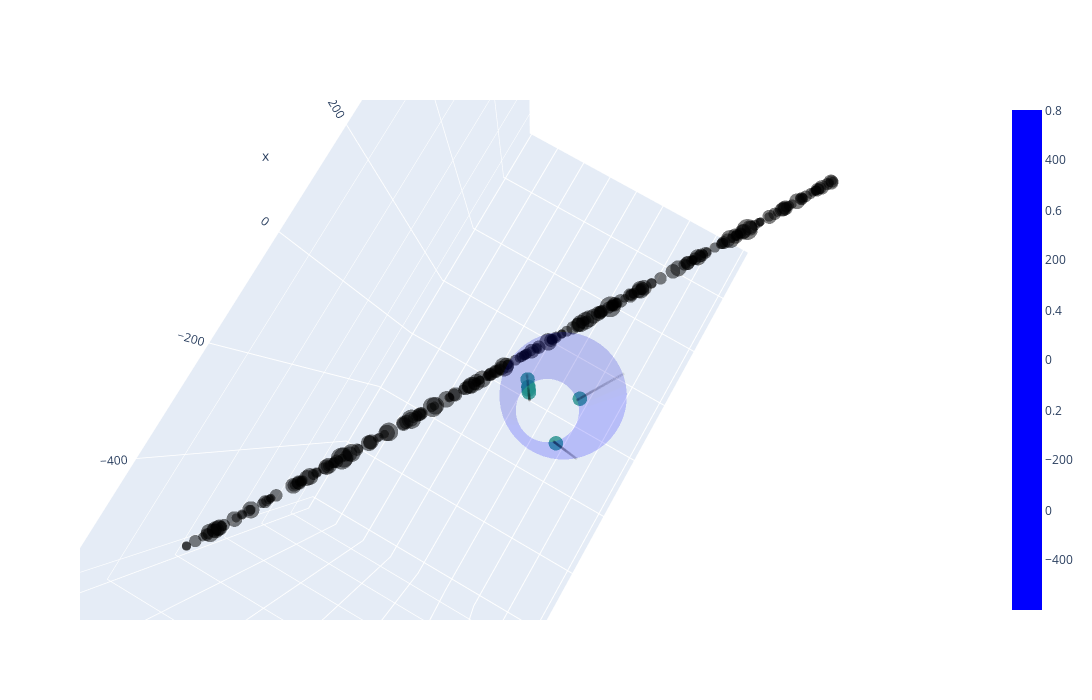
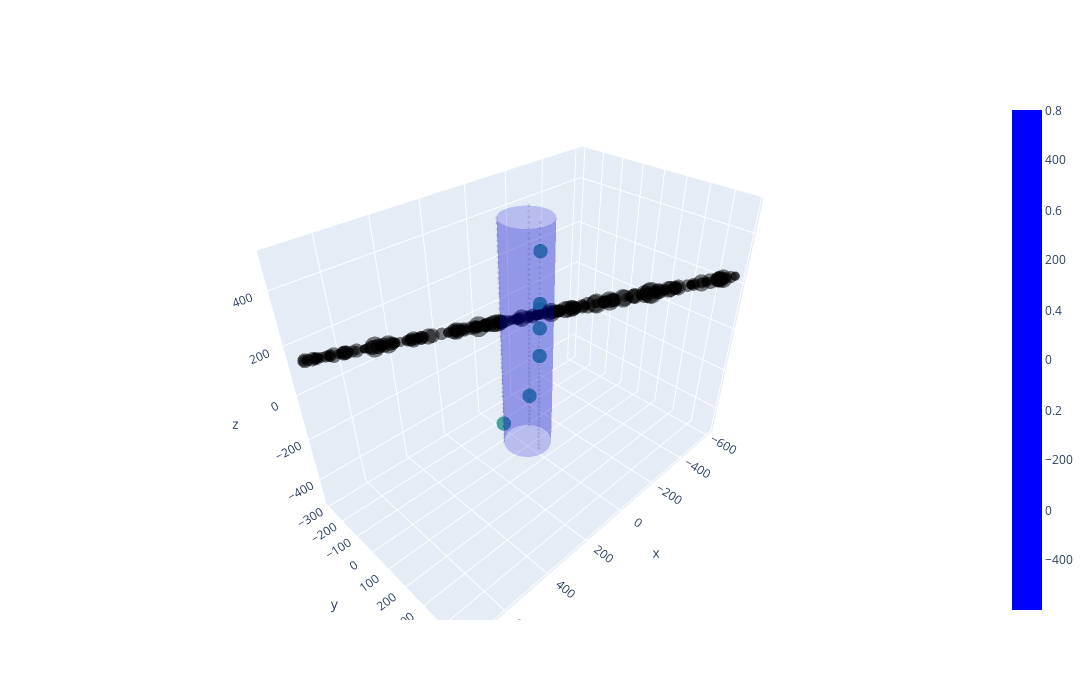

These figures' notebook cell, in order:
### Code cell
plot_event(det, tracks[3], track_records[3], plot_hull=True)

### Figure 1 — Plotly figure (JSON) as saved in the notebook; plotly's stock layout.template omitted (floating-point values rounded to 4 significant figures; data arrays with more than 128 entries replaced by an {"elided": "..."} marker saying what was removed)
{"data": [{"marker": {"color": [0.301, 0.301, 0.301, 0.301, 0.301, 0.301, 0.301], "colorscale": [[0, "#440154"], [0.1111, "#482878"], [0.2222, "#3e4989"], [0.3333, "#31688e"], [0.4444, "#26828e"], [0.5556, "#1f9e89"], [0.6667, "#35b779"], [0.7778, "#6ece58"], [0.8889, "#b5de2b"], [1, "#fde725"]], "opacity": 0.8, "showscale": true, "size": 5}, "mode": "markers", "type": "scatter3d", "x": [-75, 75, 0, 0, 0, 0, 0], "y": [-65, -65, 65, 65, 65, 65, 65], "z": [-336.7, -398.0, -30.61, 91.84, 173.5, 193.9, 398.0]}, {"marker": {"color": "black", "colorscale": [[0, "#440154"], [0.1111, "#482878"], [0.2222, "#3e4989"], [0.3333, "#31688e"], [0.4444, "#26828e"], [0.5556, "#1f9e89"], [0.6667, "#35b779"], [0.7778, "#6ece58"], [0.8889, "#b5de2b"], [1, "#fde725"]], "opacity": 0.1, "size": 1}, "mode": "markers", "type": "scatter3d", "x": {"elided": "143 int values"}, "y": {"elided": "143 int values"}, "z": {"elided": "143 float values"}}, {"marker": {"color": "black", "line": {"width": 0}, "opacity": 0.5, "size": {"elided": "251 float values"}}, "mode": "markers", "type": "scatter3d", "x": {"elided": "251 float values"}, "y": {"elided": "251 float values"}, "z": {"elided": "251 float values"}}, {"colorscale": [[0, "blue"], [1, "blue"]], "opacity": 0.2, "type": "surface", "x": {"elided": "100x50 float values"}, "y": {"elided": "100x50 float values"}, "z": {"elided": "100x50 float values"}}], "layout": {"coloraxis": {"colorbar": {"title": {"text": "log10(det. photons)"}}, "showscale": true}, "height": 700, "scene": {"aspectmode": "auto", "aspectratio": {"x": 1.316, "y": 0.7675, "z": 0.9902}, "camera": {"center": {"x": 0, "y": 0, "z": 0}, "eye": {"x": -0.1248, "y": -0.07123, "z": 1.377}, "projection": {"type": "perspective"}, "up": {"x": 0, "y": 0, "z": 1}}}, "showlegend": false, "width": 1400}}

### Figure 2 — Plotly figure (JSON) as saved in the notebook; plotly's stock layout.template omitted (floating-point values rounded to 4 significant figures; data arrays with more than 128 entries replaced by an {"elided": "..."} marker saying what was removed)
{"data": [{"marker": {"color": [0.301, 0.301, 0.301, 0.301, 0.301, 0.301, 0.301], "colorscale": [[0, "#440154"], [0.1111, "#482878"], [0.2222, "#3e4989"], [0.3333, "#31688e"], [0.4444, "#26828e"], [0.5556, "#1f9e89"], [0.6667, "#35b779"], [0.7778, "#6ece58"], [0.8889, "#b5de2b"], [1, "#fde725"]], "opacity": 0.8, "showscale": true, "size": 5}, "mode": "markers", "type": "scatter3d", "x": [-75, 75, 0, 0, 0, 0, 0], "y": [-65, -65, 65, 65, 65, 65, 65], "z": [-336.7, -398.0, -30.61, 91.84, 173.5, 193.9, 398.0]}, {"marker": {"color": "black", "colorscale": [[0, "#440154"], [0.1111, "#482878"], [0.2222, "#3e4989"], [0.3333, "#31688e"], [0.4444, "#26828e"], [0.5556, "#1f9e89"], [0.6667, "#35b779"], [0.7778, "#6ece58"], [0.8889, "#b5de2b"], [1, "#fde725"]], "opacity": 0.1, "size": 1}, "mode": "markers", "type": "scatter3d", "x": {"elided": "143 int values"}, "y": {"elided": "143 int values"}, "z": {"elided": "143 float values"}}, {"marker": {"color": "black", "line": {"width": 0}, "opacity": 0.5, "size": {"elided": "251 float values"}}, "mode": "markers", "type": "scatter3d", "x": {"elided": "251 float values"}, "y": {"elided": "251 float values"}, "z": {"elided": "251 float values"}}, {"colorscale": [[0, "blue"], [1, "blue"]], "opacity": 0.2, "type": "surface", "x": {"elided": "100x50 float values"}, "y": {"elided": "100x50 float values"}, "z": {"elided": "100x50 float values"}}], "layout": {"coloraxis": {"colorbar": {"title": {"text": "log10(det. photons)"}}, "showscale": true}, "height": 700, "scene": {"aspectmode": "auto", "aspectratio": {"x": 1.316, "y": 0.7675, "z": 0.9902}, "camera": {"center": {"x": 0, "y": 0, "z": 0}, "eye": {"x": 1.226, "y": 1.226, "z": 1.226}, "projection": {"type": "perspective"}, "up": {"x": 0, "y": 0, "z": 1}}}, "showlegend": false, "width": 1400}}
